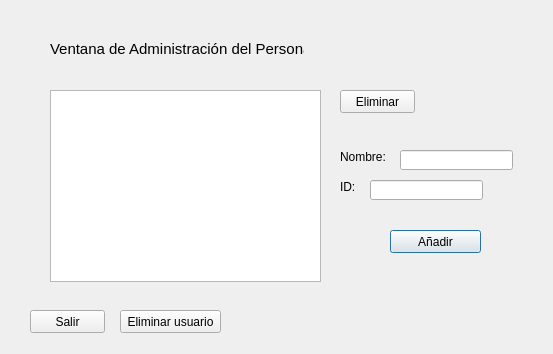
<?xml version="1.0" encoding="UTF-8"?>
<ui version="4.0">
 <class>ventanaAdmin</class>
 <widget class="QDialog" name="ventanaAdmin">
  <property name="geometry">
   <rect>
    <x>0</x>
    <y>0</y>
    <width>553</width>
    <height>354</height>
   </rect>
  </property>
  <property name="windowTitle">
   <string>Dialog</string>
  </property>
  <widget class="QLabel" name="label">
   <property name="geometry">
    <rect>
     <x>50</x>
     <y>40</y>
     <width>254</width>
     <height>18</height>
    </rect>
   </property>
   <property name="font">
    <font>
     <pointsize>11</pointsize>
    </font>
   </property>
   <property name="text">
    <string>Ventana de Administración del Personal</string>
   </property>
  </widget>
  <widget class="QTableWidget" name="tableWidget">
   <property name="geometry">
    <rect>
     <x>50</x>
     <y>90</y>
     <width>271</width>
     <height>192</height>
    </rect>
   </property>
  </widget>
  <widget class="QPushButton" name="pushButton">
   <property name="geometry">
    <rect>
     <x>390</x>
     <y>230</y>
     <width>91</width>
     <height>23</height>
    </rect>
   </property>
   <property name="text">
    <string>Añadir</string>
   </property>
  </widget>
  <widget class="QPushButton" name="pushButton_3">
   <property name="geometry">
    <rect>
     <x>30</x>
     <y>310</y>
     <width>75</width>
     <height>23</height>
    </rect>
   </property>
   <property name="text">
    <string>Salir</string>
   </property>
  </widget>
  <widget class="QLabel" name="label_2">
   <property name="geometry">
    <rect>
     <x>340</x>
     <y>150</y>
     <width>47</width>
     <height>14</height>
    </rect>
   </property>
   <property name="font">
    <font>
     <pointsize>9</pointsize>
    </font>
   </property>
   <property name="text">
    <string>Nombre:</string>
   </property>
  </widget>
  <widget class="QLabel" name="label_3">
   <property name="geometry">
    <rect>
     <x>340</x>
     <y>180</y>
     <width>16</width>
     <height>14</height>
    </rect>
   </property>
   <property name="font">
    <font>
     <pointsize>9</pointsize>
    </font>
   </property>
   <property name="text">
    <string>ID:</string>
   </property>
  </widget>
  <widget class="QLineEdit" name="nombre">
   <property name="geometry">
    <rect>
     <x>400</x>
     <y>150</y>
     <width>113</width>
     <height>20</height>
    </rect>
   </property>
  </widget>
  <widget class="QLineEdit" name="id">
   <property name="geometry">
    <rect>
     <x>370</x>
     <y>180</y>
     <width>113</width>
     <height>20</height>
    </rect>
   </property>
  </widget>
  <widget class="QPushButton" name="pushButton_2">
   <property name="geometry">
    <rect>
     <x>340</x>
     <y>90</y>
     <width>75</width>
     <height>23</height>
    </rect>
   </property>
   <property name="text">
    <string>Eliminar</string>
   </property>
  </widget>
  <widget class="QPushButton" name="pushButton_4">
   <property name="geometry">
    <rect>
     <x>120</x>
     <y>310</y>
     <width>101</width>
     <height>23</height>
    </rect>
   </property>
   <property name="text">
    <string>Eliminar usuario</string>
   </property>
  </widget>
 </widget>
 <resources/>
 <connections/>
</ui>
